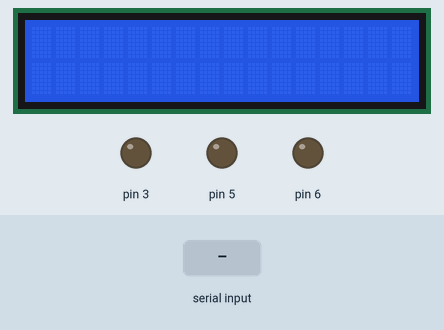
Simulated run of this sketch. Board: Arduino Uno, built with avr-gcc and run on an emulated ATmega328P. On the bench: 16×2 character LCD, output pins drawn as LEDs (lit = HIGH). The test bench sets the inputs (shaded band).

Above: at 1.2 s.
1.3 s: "a" received over Serial
At 2.8 s:
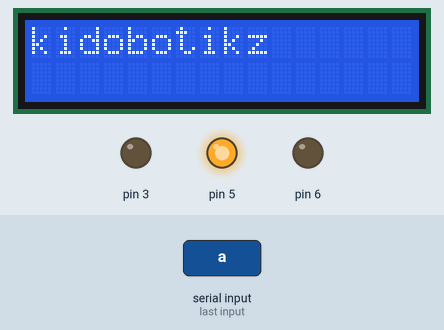
3.8 s: "c" received over Serial
At 5.0 s:
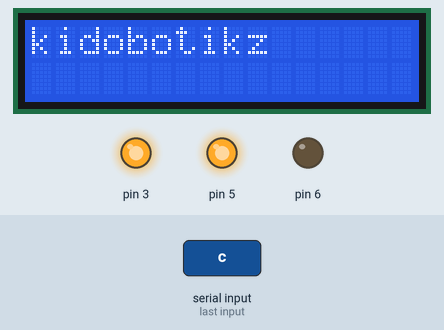
5.3 s: "d" received over Serial
At 6.2 s:
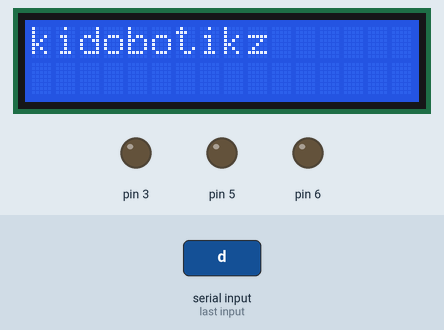
6.8 s: "b" received over Serial
At 8.2 s:
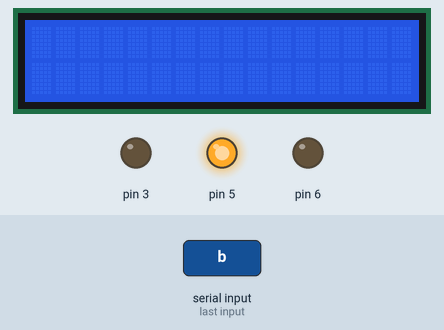
Timing chart, 0 to 9.8 s (numbered marks = the images above; inputs shaded):
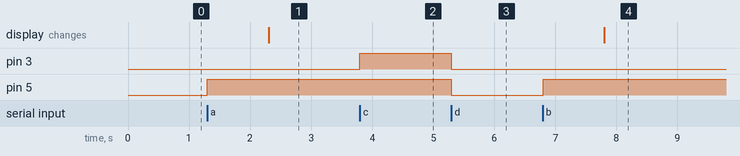

The sketch:

test_problem_3.ino
```cpp
#include <LiquidCrystal.h>
LiquidCrystal Lcd(13,12,8,7,4,2);
int value;
void setup()
{
 Serial.begin(9600);
 pinMode(3,OUTPUT);
 pinMode(5,OUTPUT);
 pinMode(6,OUTPUT);
 Lcd.begin(16,2);
}
 void loop()
{
  value=Serial.read();
  if(value=='a')
{
 digitalWrite(3,LOW);
 digitalWrite(5,HIGH);
 digitalWrite(6,LOW);
 delay(1000);
 Lcd.clear();
 Lcd.print("kidobotikz");
}
 else if(value=='b')
{
 digitalWrite(3,LOW);
 digitalWrite(5,HIGH);
 digitalWrite(6,LOW);
 delay(1000);
 Lcd.clear();
}
 else if(value=='c')
{
 digitalWrite(3,HIGH);
 digitalWrite(5,HIGH);
 digitalWrite(6,LOW);
 delay(1000);
}
 else if(value=='d')
{
 digitalWrite(3,LOW);
 digitalWrite(5,LOW);
 digitalWrite(6,LOW);
 delay(1000);
}
}
```

Measured:
- after the input at 1.3 s, pin 5: LOW → HIGH at once; the display: changes after 1.0 s (image 1)
- after the input at 3.8 s, pin 3: LOW → HIGH at once
- after the input at 5.3 s, pin 3, pin 5: HIGH → LOW at once
- after the input at 6.8 s, pin 5: LOW → HIGH at once; the display: changes after 1.0 s (image 4)
